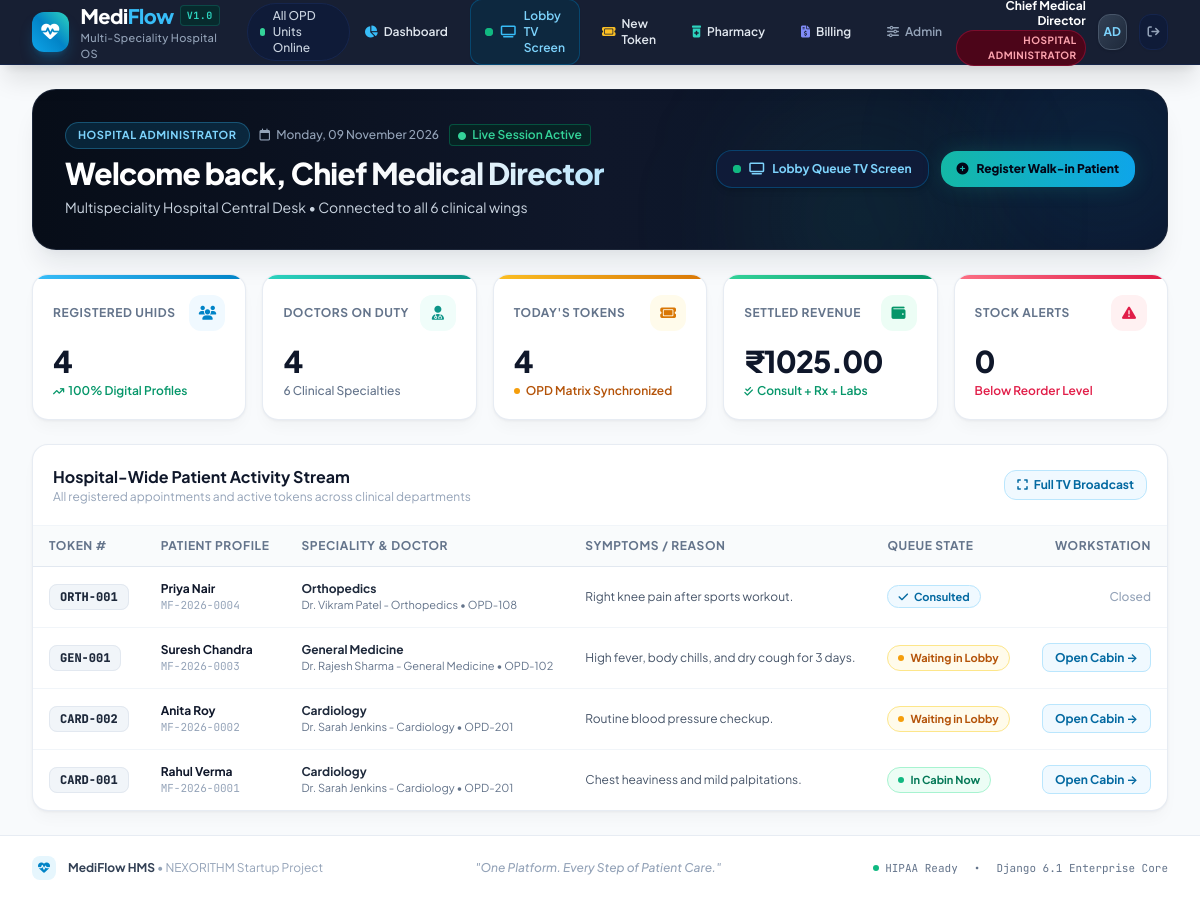
/dashboard/ (signed in), run on an earlier commit of the app's database.
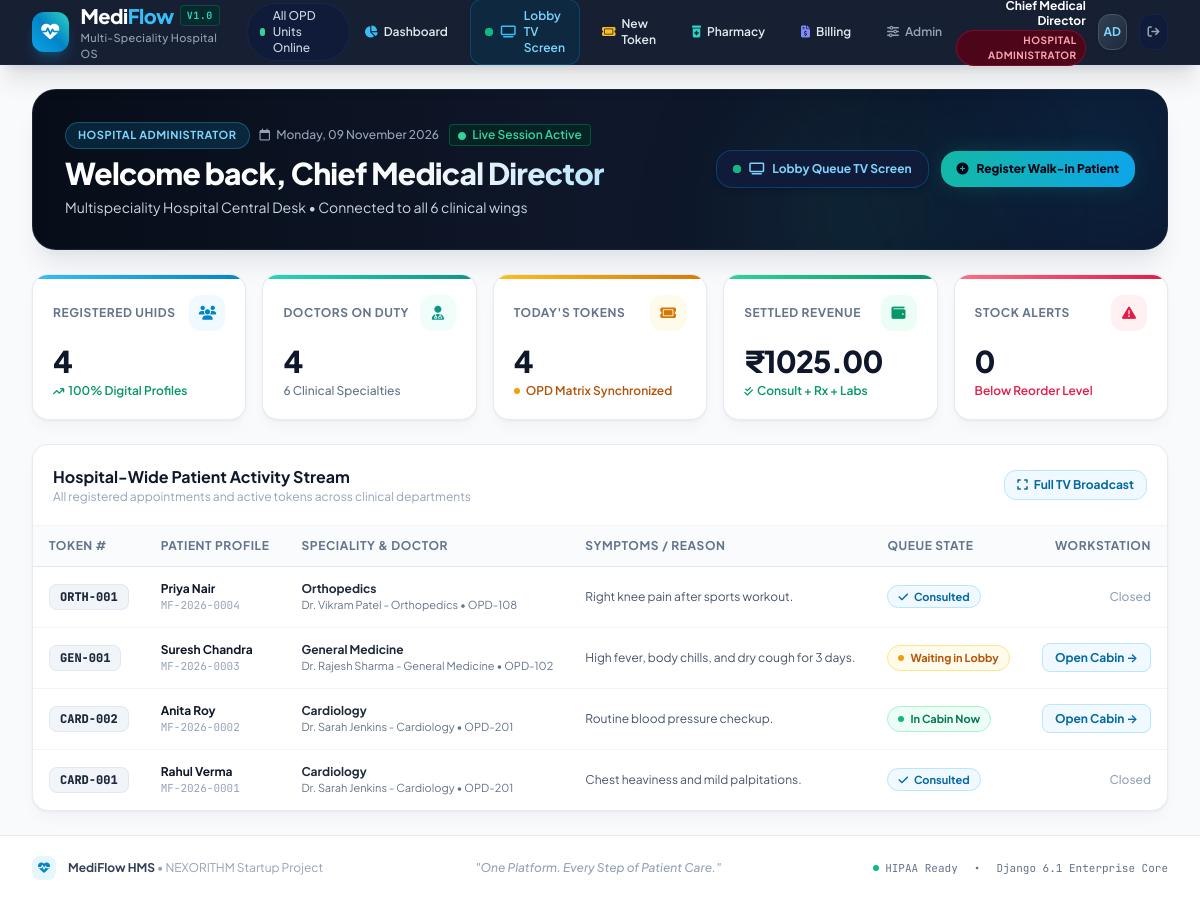
And on a later commit of the database.
### apps/opd/models.py (models this page shows, shortened)
class Appointment(models.Model):
    STATUS_SCHEDULED = 'SCHEDULED'
    STATUS_CHECKED_IN = 'CHECKED_IN'
    STATUS_IN_WAITING = 'IN_WAITING'
    STATUS_ENGAGED = 'ENGAGED'
    STATUS_CONSULTED = 'CONSULTED'
    STATUS_CANCELLED = 'CANCELLED'
    STATUS_CHOICES = [
        (STATUS_SCHEDULED, 'Scheduled'),
        (STATUS_CHECKED_IN, 'Checked In at Reception'),
        (STATUS_IN_WAITING, 'Waiting for Doctor'),
        (STATUS_ENGAGED, 'In Consultation Cabin'),
        (STATUS_CONSULTED, 'Consultation Completed'),
        (STATUS_CANCELLED, 'Cancelled'),
    ]
    patient = models.ForeignKey(Patient, on_delete=models.CASCADE, related_name='appointments')
    doctor = models.ForeignKey(Doctor, on_delete=models.CASCADE, related_name='appointments')
    department = models.ForeignKey(Department, on_delete=models.CASCADE, related_name='appointments')
    appointment_date = models.DateField(default=datetime.date.today)
    token_number = models.CharField(max_length=20, editable=False)
    token_sequence = models.PositiveIntegerField(default=1)
    status = models.CharField(max_length=20, choices=STATUS_CHOICES, default=STATUS_SCHEDULED)
    symptoms = models.TextField(blank=True, null=True)
    created_at = models.DateTimeField(auto_now_add=True)
    class Meta:
        ordering = ['appointment_date', 'token_sequence']

class Patient(models.Model):
    GENDER_CHOICES = [
        ('MALE', 'Male'),
        ('FEMALE', 'Female'),
        ('OTHER', 'Other'),
    ]
    BLOOD_GROUP_CHOICES = [
        ('A+', 'A+'),
        ('A-', 'A-'),
        ('B+', 'B+'),
        ('B-', 'B-'),
        ('O+', 'O+'),
        ('O-', 'O-'),
        ('AB+', 'AB+'),
        ('AB-', 'AB-'),
    ]
    user = models.OneToOneField(settings.AUTH_USER_MODEL, on_delete=models.SET_NULL, null=True, blank=True, related_name='patient_profile')
    uhid = models.CharField(max_length=30, unique=True, editable=False, help_text="Universal Health Identification Number")
    full_name = models.CharField(max_length=150)
    dob = models.DateField(verbose_name="Date of Birth")
    gender = models.CharField(max_length=10, choices=GENDER_CHOICES)
    blood_group = models.CharField(max_length=5, choices=BLOOD_GROUP_CHOICES, blank=True, null=True)
    contact_number = models.CharField(max_length=20)
    emergency_contact = models.CharField(max_length=20, blank=True, null=True)
    address = models.TextField(blank=True, null=True)
    medical_allergies = models.TextField(blank=True, null=True, help_text="Known drug or food allergies")
    created_at = models.DateTimeField(auto_now_add=True)

class Department(models.Model):
    name = models.CharField(max_length=100, unique=True)
    code = models.CharField(max_length=10, unique=True, help_text="Prefix for tokens, e.g., CARD, NEUR, GEN")
    floor_number = models.PositiveSmallIntegerField(default=1)
    description = models.TextField(blank=True, null=True)
    is_active = models.BooleanField(default=True)

class Doctor(models.Model):
    user = models.OneToOneField(settings.AUTH_USER_MODEL, on_delete=models.CASCADE, related_name='doctor_profile')
    department = models.ForeignKey(Department, on_delete=models.CASCADE, related_name='doctors')
    specialization = models.CharField(max_length=120)
    qualification = models.CharField(max_length=120, help_text="e.g. MBBS, MD, DM")
    consultation_fee = models.DecimalField(max_digits=10, decimal_places=2, default=500.00)
    room_number = models.CharField(max_length=20, default='OPD-101')
    available_days = models.CharField(max_length=100, default='Mon - Sat')
    is_available = models.BooleanField(default=True)
    def __str__(self):
        return f"Dr. {self.user.get_full_name() or self.user.username} - {self.department.name}"

### apps/users/models.py (models this page shows, shortened)
class User(AbstractUser):
    ROLE_ADMIN = 'ADMIN'
    ROLE_DOCTOR = 'DOCTOR'
    ROLE_PATIENT = 'PATIENT'
    ROLE_RECEPTIONIST = 'RECEPTIONIST'
    ROLE_PHARMACIST = 'PHARMACIST'
    ROLE_LAB_TECH = 'LAB_TECH'
    ROLE_CHOICES = [
        (ROLE_ADMIN, 'Hospital Administrator'),
        (ROLE_DOCTOR, 'Doctor / Specialist'),
        (ROLE_PATIENT, 'Patient'),
        (ROLE_RECEPTIONIST, 'Receptionist / Front Desk'),
        (ROLE_PHARMACIST, 'Pharmacist'),
        (ROLE_LAB_TECH, 'Laboratory Technician'),
    ]
    role = models.CharField(
        max_length=20,
        choices=ROLE_CHOICES,
        default=ROLE_PATIENT,
        help_text='Designates the role and permission tier of the user.'
    )
    phone = models.CharField(max_length=20, blank=True, null=True)
    address = models.TextField(blank=True, null=True)
    @property
    def is_admin_user(self):
        return self.role == self.ROLE_ADMIN or self.is_superuser
    @property
    def is_doctor(self):
        return self.role == self.ROLE_DOCTOR
    @property
    def is_receptionist(self):
        return self.role == self.ROLE_RECEPTIONIST
    @property
    def is_pharmacist(self):
        return self.role == self.ROLE_PHARMACIST

### apps/users/views.py (the view, shortened to what this page needs)
# urls.py: path('', lambda request: redirect('dashboard'), name='home'),
@login_required
def dashboard(request):
    user = request.user
    today = datetime.date.today()
    context = {
        'today': today,
    }
    if user.is_admin_user:
        context.update({
            'total_patients': Patient.objects.count(),
            'total_doctors': Doctor.objects.count(),
            'today_appointments': Appointment.objects.filter(appointment_date=today).count(),
            'total_revenue': Invoice.objects.filter(payment_status='PAID').aggregate(Sum('net_payable'))['net_payable__sum'] or 0,
            'low_stock_medicines': Medicine.objects.filter(stock_quantity__lte=F('reorder_level')).count(),
            'recent_appointments': Appointment.objects.filter(appointment_date=today).order_by('-created_at')[:8],
            'departments': Department.objects.all(),
        })
    elif user.is_pharmacist:
        context.update({
            'pending_prescriptions': Prescription.objects.filter(is_dispensed=False).order_by('-created_at'),
            'medicines': Medicine.objects.all().order_by('stock_quantity')[:10],
            'low_stock_count': Medicine.objects.filter(stock_quantity__lte=F('reorder_level')).count(),
        })
    elif user.is_lab_tech:
        context.update({
            'lab_orders': LabTestOrder.objects.all().order_by('-created_at'),
        })
    return render(request, 'dashboard.html', context)

### templates/dashboard.html (shortened to what the changed rows need)
{% extends 'base.html' %}
{% block content %}
<div class="space-y-6">
    <div class="bg-gradient-to-r from-navy-950 via-slate-900 to-navy-900 rounded-3xl p-6 sm:p-8 text-white shadow-card-hover border border-slate-800/80 relative overflow-hidden">
        <div class="relative z-10 flex flex-col md:flex-row md:items-center justify-between gap-6">
            <div class="space-y-1.5">
                <h1 class="text-2xl sm:text-3xl font-extrabold tracking-tight text-white">
                    Welcome back, <span class="text-transparent bg-clip-text bg-gradient-to-r from-white via-slate-100 to-sky-200">{{ user.get_full_name|default:user.username }}</span>
                </h1>
            </div>
        </div>
    </div>
    {% if user.is_admin_user %}
    <div class="bg-white rounded-2xl border border-slate-200/80 shadow-card overflow-hidden">
        <div class="p-5 border-b border-slate-100 flex flex-col sm:flex-row sm:items-center justify-between gap-3">
            <div>
                <h2 class="text-base font-bold text-slate-900">Hospital-Wide Patient Activity Stream</h2>
            </div>
        </div>
        <div class="overflow-x-auto">
            <table class="w-full text-left text-xs">
                <thead class="bg-slate-50/80 text-slate-500 uppercase tracking-wider font-semibold border-b border-slate-200">
                    <tr>
                        <th class="py-3 px-4">Token #</th>
                        <th class="py-3 px-4">Patient Profile</th>
                        <th class="py-3 px-4">Speciality & Doctor</th>
                        <th class="py-3 px-4">Symptoms / Reason</th>
                        <th class="py-3 px-4">Queue State</th>
                        <th class="py-3 px-4 text-right">Workstation</th>
                    </tr>
                </thead>
                <tbody class="divide-y divide-slate-100">
                    {% for app in recent_appointments %}
                    <tr class="hover:bg-slate-50/80 transition">
                        <td class="py-3.5 px-4 font-mono font-bold text-slate-900">
                            <span class="px-2.5 py-1 bg-slate-100 text-slate-800 rounded-lg border border-slate-200 font-mono font-black">
                                {{ app.token_number }}
                            </span>
                        </td>
                        <td class="py-3.5 px-4">
                            <span class="font-bold text-slate-900 block text-xs">{{ app.patient.full_name }}</span>
                            <span class="text-slate-400 text-[11px] font-mono">{{ app.patient.uhid }}</span>
                        </td>
                        <td class="py-3.5 px-4">
                            <span class="font-bold text-slate-800 block">{{ app.department.name }}</span>
                            <span class="text-slate-500 text-[11px]">{{ app.doctor }} &bull; {{ app.doctor.room_number }}</span>
                        </td>
                        <td class="py-3.5 px-4 text-slate-600 max-w-xs truncate">{{ app.symptoms|default:"Routine consultation" }}</td>
                        <td class="py-3.5 px-4">
                            {% if app.status == 'ENGAGED' %}
                            <span class="px-2.5 py-1 rounded-full text-[11px] font-bold bg-emerald-50 text-emerald-700 border border-emerald-200 flex items-center w-max">
                                <span class="w-1.5 h-1.5 rounded-full bg-emerald-500 mr-1.5 animate-pulse"></span> In Cabin Now
                            </span>
                            {% elif app.status == 'IN_WAITING' %}
                            <span class="px-2.5 py-1 rounded-full text-[11px] font-bold bg-amber-50 text-amber-700 border border-amber-200 flex items-center w-max">
                                <span class="w-1.5 h-1.5 rounded-full bg-amber-500 mr-1.5"></span> Waiting in Lobby
                            </span>
                            {% elif app.status == 'CONSULTED' %}
                            <span class="px-2.5 py-1 rounded-full text-[11px] font-bold bg-sky-50 text-sky-700 border border-sky-200">
                                <i class="fa-solid fa-check mr-1"></i> Consulted
                            </span>
                            {% else %}
                            <span class="px-2.5 py-1 rounded-full text-[11px] font-bold bg-slate-100 text-slate-700">
                                {{ app.get_status_display }}
                            </span>
                            {% endif %}
                        </td>
                        <td class="py-3.5 px-4 text-right">
                            {% if app.status == 'ENGAGED' or app.status == 'IN_WAITING' %}
                            <a href="{% url 'doctor_consultation_desk' app.id %}" class="px-3 py-1.5 rounded-lg bg-sky-50 text-sky-700 hover:bg-sky-100 font-bold border border-sky-200 transition">
                                Open Cabin &rarr;
                            </a>
                            {% else %}
                            <span class="text-slate-400 font-medium text-xs">Closed</span>
                            {% endif %}
                        </td>
                    </tr>
                    {% empty %}
                    <tr><td colspan="6" class="text-center py-8 text-slate-400">No appointments scheduled for today.</td></tr>
                    {% endfor %}
                </tbody>
            </table>
        </div>
    </div>
    {% endif %}
</div>
{% endblock %}

What changed in the data, as far as the page shows it:
changed Appointment "CARD-002": status "Waiting in Lobby" → "In Cabin Now"
changed Appointment "CARD-001": status "In Cabin Now Open Cabin →" → "Consulted Closed"
